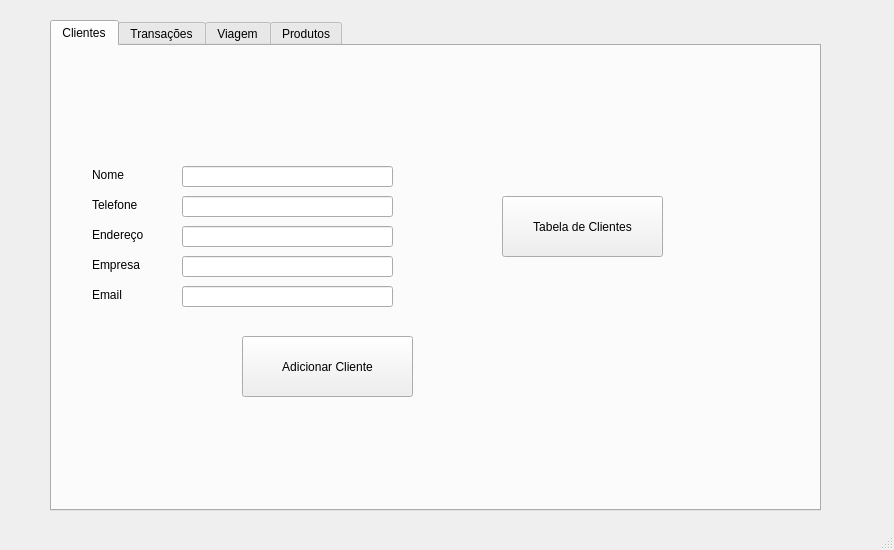
<?xml version="1.0" encoding="UTF-8"?>
<ui version="4.0">
 <class>MainWindow</class>
 <widget class="QMainWindow" name="MainWindow">
  <property name="geometry">
   <rect>
    <x>0</x>
    <y>0</y>
    <width>894</width>
    <height>550</height>
   </rect>
  </property>
  <property name="windowTitle">
   <string>MainWindow</string>
  </property>
  <widget class="QWidget" name="centralwidget">
   <widget class="QTabWidget" name="main_tabs">
    <property name="geometry">
     <rect>
      <x>50</x>
      <y>20</y>
      <width>771</width>
      <height>491</height>
     </rect>
    </property>
    <property name="currentIndex">
     <number>0</number>
    </property>
    <widget class="QWidget" name="tab_clients">
     <attribute name="title">
      <string>Clientes</string>
     </attribute>
     <widget class="QLineEdit" name="input_clients_name">
      <property name="geometry">
       <rect>
        <x>130</x>
        <y>120</y>
        <width>211</width>
        <height>21</height>
       </rect>
      </property>
     </widget>
     <widget class="QLabel" name="label_clients_name">
      <property name="geometry">
       <rect>
        <x>40</x>
        <y>120</y>
        <width>67</width>
        <height>17</height>
       </rect>
      </property>
      <property name="text">
       <string>Nome</string>
      </property>
     </widget>
     <widget class="QLabel" name="label_clients_phone">
      <property name="geometry">
       <rect>
        <x>40</x>
        <y>150</y>
        <width>67</width>
        <height>17</height>
       </rect>
      </property>
      <property name="text">
       <string>Telefone</string>
      </property>
     </widget>
     <widget class="QLabel" name="label_clients_address">
      <property name="geometry">
       <rect>
        <x>40</x>
        <y>180</y>
        <width>67</width>
        <height>17</height>
       </rect>
      </property>
      <property name="text">
       <string>Endereço</string>
      </property>
     </widget>
     <widget class="QLabel" name="label_clients_company">
      <property name="geometry">
       <rect>
        <x>40</x>
        <y>210</y>
        <width>67</width>
        <height>17</height>
       </rect>
      </property>
      <property name="text">
       <string>Empresa</string>
      </property>
     </widget>
     <widget class="QLineEdit" name="input_clients_phone">
      <property name="geometry">
       <rect>
        <x>130</x>
        <y>150</y>
        <width>211</width>
        <height>21</height>
       </rect>
      </property>
     </widget>
     <widget class="QLineEdit" name="input_clients_address">
      <property name="geometry">
       <rect>
        <x>130</x>
        <y>180</y>
        <width>211</width>
        <height>21</height>
       </rect>
      </property>
     </widget>
     <widget class="QLineEdit" name="input_clients_company">
      <property name="geometry">
       <rect>
        <x>130</x>
        <y>210</y>
        <width>211</width>
        <height>21</height>
       </rect>
      </property>
     </widget>
     <widget class="QLabel" name="label_clients_email">
      <property name="geometry">
       <rect>
        <x>40</x>
        <y>240</y>
        <width>67</width>
        <height>17</height>
       </rect>
      </property>
      <property name="text">
       <string>Email</string>
      </property>
     </widget>
     <widget class="QLineEdit" name="input_clients_email">
      <property name="geometry">
       <rect>
        <x>130</x>
        <y>240</y>
        <width>211</width>
        <height>21</height>
       </rect>
      </property>
     </widget>
     <widget class="QPushButton" name="button_clients_add">
      <property name="geometry">
       <rect>
        <x>190</x>
        <y>290</y>
        <width>171</width>
        <height>61</height>
       </rect>
      </property>
      <property name="text">
       <string>Adicionar Cliente</string>
      </property>
     </widget>
     <widget class="QPushButton" name="button_clients_table">
      <property name="geometry">
       <rect>
        <x>450</x>
        <y>150</y>
        <width>161</width>
        <height>61</height>
       </rect>
      </property>
      <property name="text">
       <string>Tabela de Clientes</string>
      </property>
     </widget>
    </widget>
    <widget class="QWidget" name="tab_transactions">
     <attribute name="title">
      <string>Transações</string>
     </attribute>
     <widget class="QComboBox" name="box_transac_client">
      <property name="geometry">
       <rect>
        <x>170</x>
        <y>60</y>
        <width>86</width>
        <height>25</height>
       </rect>
      </property>
     </widget>
     <widget class="QLabel" name="label_transac_client">
      <property name="geometry">
       <rect>
        <x>80</x>
        <y>60</y>
        <width>67</width>
        <height>17</height>
       </rect>
      </property>
      <property name="text">
       <string>Cliente</string>
      </property>
     </widget>
     <widget class="QLabel" name="label_transac_product">
      <property name="geometry">
       <rect>
        <x>70</x>
        <y>110</y>
        <width>67</width>
        <height>17</height>
       </rect>
      </property>
      <property name="text">
       <string>Produto</string>
      </property>
     </widget>
     <widget class="QComboBox" name="box_transac_product">
      <property name="geometry">
       <rect>
        <x>170</x>
        <y>110</y>
        <width>86</width>
        <height>25</height>
       </rect>
      </property>
     </widget>
     <widget class="QLineEdit" name="input_transac_purchase">
      <property name="geometry">
       <rect>
        <x>170</x>
        <y>160</y>
        <width>211</width>
        <height>21</height>
       </rect>
      </property>
     </widget>
     <widget class="QLineEdit" name="input_transac_sale">
      <property name="geometry">
       <rect>
        <x>170</x>
        <y>200</y>
        <width>211</width>
        <height>21</height>
       </rect>
      </property>
     </widget>
     <widget class="QLineEdit" name="input_transac_pay_day">
      <property name="geometry">
       <rect>
        <x>170</x>
        <y>240</y>
        <width>211</width>
        <height>21</height>
       </rect>
      </property>
     </widget>
     <widget class="QLineEdit" name="input_transac_quantity">
      <property name="geometry">
       <rect>
        <x>170</x>
        <y>280</y>
        <width>211</width>
        <height>21</height>
       </rect>
      </property>
     </widget>
     <widget class="QLabel" name="label_transac_purchase">
      <property name="geometry">
       <rect>
        <x>40</x>
        <y>160</y>
        <width>121</width>
        <height>17</height>
       </rect>
      </property>
      <property name="text">
       <string>Valor de Compra</string>
      </property>
     </widget>
     <widget class="QLabel" name="label_transac_sale">
      <property name="geometry">
       <rect>
        <x>40</x>
        <y>200</y>
        <width>111</width>
        <height>17</height>
       </rect>
      </property>
      <property name="text">
       <string>Valor de Venda</string>
      </property>
     </widget>
     <widget class="QLabel" name="label_transac_pay_day">
      <property name="geometry">
       <rect>
        <x>20</x>
        <y>240</y>
        <width>141</width>
        <height>17</height>
       </rect>
      </property>
      <property name="text">
       <string>Data de pagamento</string>
      </property>
     </widget>
     <widget class="QLabel" name="label_transac_quantity">
      <property name="geometry">
       <rect>
        <x>40</x>
        <y>280</y>
        <width>91</width>
        <height>17</height>
       </rect>
      </property>
      <property name="text">
       <string>Quantidade </string>
      </property>
     </widget>
     <widget class="QLabel" name="label_transac_payment">
      <property name="geometry">
       <rect>
        <x>10</x>
        <y>320</y>
        <width>151</width>
        <height>17</height>
       </rect>
      </property>
      <property name="text">
       <string>Forma de pagamento</string>
      </property>
     </widget>
     <widget class="QComboBox" name="box_transac_payment">
      <property name="geometry">
       <rect>
        <x>170</x>
        <y>320</y>
        <width>86</width>
        <height>25</height>
       </rect>
      </property>
      <item>
       <property name="text">
        <string/>
       </property>
      </item>
      <item>
       <property name="text">
        <string>Dinheiro</string>
       </property>
      </item>
      <item>
       <property name="text">
        <string>Cheque</string>
       </property>
      </item>
     </widget>
     <widget class="QPushButton" name="button_transac_add">
      <property name="geometry">
       <rect>
        <x>320</x>
        <y>350</y>
        <width>161</width>
        <height>51</height>
       </rect>
      </property>
      <property name="text">
       <string>Adicionar Transação</string>
      </property>
     </widget>
     <widget class="QLabel" name="label_transac_type">
      <property name="geometry">
       <rect>
        <x>280</x>
        <y>110</y>
        <width>67</width>
        <height>17</height>
       </rect>
      </property>
      <property name="text">
       <string>Tipo</string>
      </property>
     </widget>
     <widget class="QComboBox" name="box_transac_type">
      <property name="geometry">
       <rect>
        <x>320</x>
        <y>110</y>
        <width>86</width>
        <height>25</height>
       </rect>
      </property>
     </widget>
    </widget>
    <widget class="QWidget" name="tab_trips">
     <attribute name="title">
      <string>Viagem</string>
     </attribute>
     <widget class="QTabWidget" name="trips_tabs">
      <property name="geometry">
       <rect>
        <x>20</x>
        <y>10</y>
        <width>711</width>
        <height>411</height>
       </rect>
      </property>
      <property name="currentIndex">
       <number>0</number>
      </property>
      <widget class="QWidget" name="tr_general_vision_tab">
       <attribute name="title">
        <string>Visão da Viagem</string>
       </attribute>
       <widget class="QTableView" name="tr_table_general_view">
        <property name="geometry">
         <rect>
          <x>10</x>
          <y>20</y>
          <width>411</width>
          <height>192</height>
         </rect>
        </property>
       </widget>
       <widget class="QLabel" name="tr_label_general_cost">
        <property name="geometry">
         <rect>
          <x>20</x>
          <y>240</y>
          <width>91</width>
          <height>17</height>
         </rect>
        </property>
        <property name="text">
         <string>Custo Geral:</string>
        </property>
       </widget>
       <widget class="QPushButton" name="tr_start_trip_button">
        <property name="geometry">
         <rect>
          <x>470</x>
          <y>50</y>
          <width>191</width>
          <height>61</height>
         </rect>
        </property>
        <property name="font">
         <font>
          <pointsize>14</pointsize>
         </font>
        </property>
        <property name="text">
         <string>Começar Viagem</string>
        </property>
       </widget>
       <widget class="QPushButton" name="tr_finish_trip_button">
        <property name="geometry">
         <rect>
          <x>470</x>
          <y>240</y>
          <width>191</width>
          <height>61</height>
         </rect>
        </property>
        <property name="font">
         <font>
          <pointsize>14</pointsize>
         </font>
        </property>
        <property name="text">
         <string>Finalizar Viagem</string>
        </property>
       </widget>
      </widget>
      <widget class="QWidget" name="tr_sales_tab">
       <attribute name="title">
        <string>Vendas</string>
       </attribute>
       <widget class="QLabel" name="tr_label_sale_client">
        <property name="geometry">
         <rect>
          <x>30</x>
          <y>20</y>
          <width>67</width>
          <height>17</height>
         </rect>
        </property>
        <property name="text">
         <string>Cliente</string>
        </property>
       </widget>
       <widget class="QComboBox" name="tr_box_sale_client">
        <property name="geometry">
         <rect>
          <x>120</x>
          <y>20</y>
          <width>86</width>
          <height>25</height>
         </rect>
        </property>
       </widget>
       <widget class="QComboBox" name="tr_box_sale_product">
        <property name="geometry">
         <rect>
          <x>120</x>
          <y>70</y>
          <width>86</width>
          <height>25</height>
         </rect>
        </property>
       </widget>
       <widget class="QLabel" name="tr_label_sale_product">
        <property name="geometry">
         <rect>
          <x>20</x>
          <y>70</y>
          <width>67</width>
          <height>17</height>
         </rect>
        </property>
        <property name="text">
         <string>Produto</string>
        </property>
       </widget>
       <widget class="QComboBox" name="tr_box_sale_type">
        <property name="geometry">
         <rect>
          <x>280</x>
          <y>70</y>
          <width>86</width>
          <height>25</height>
         </rect>
        </property>
       </widget>
       <widget class="QLabel" name="tr_label_sale_type">
        <property name="geometry">
         <rect>
          <x>240</x>
          <y>70</y>
          <width>67</width>
          <height>17</height>
         </rect>
        </property>
        <property name="text">
         <string>Tipo</string>
        </property>
       </widget>
       <widget class="QLineEdit" name="tr_input_sale_purchase">
        <property name="geometry">
         <rect>
          <x>180</x>
          <y>120</y>
          <width>211</width>
          <height>21</height>
         </rect>
        </property>
       </widget>
       <widget class="QLabel" name="tr_label_sale_purchase">
        <property name="geometry">
         <rect>
          <x>10</x>
          <y>120</y>
          <width>121</width>
          <height>17</height>
         </rect>
        </property>
        <property name="text">
         <string>Valor de Compra</string>
        </property>
       </widget>
       <widget class="QLineEdit" name="tr_input_sale_value">
        <property name="geometry">
         <rect>
          <x>180</x>
          <y>160</y>
          <width>211</width>
          <height>21</height>
         </rect>
        </property>
       </widget>
       <widget class="QLabel" name="tr_label_sale_value">
        <property name="geometry">
         <rect>
          <x>10</x>
          <y>160</y>
          <width>111</width>
          <height>17</height>
         </rect>
        </property>
        <property name="text">
         <string>Valor de Venda</string>
        </property>
       </widget>
       <widget class="QLineEdit" name="tr_input_sale_pay_day">
        <property name="geometry">
         <rect>
          <x>180</x>
          <y>200</y>
          <width>211</width>
          <height>21</height>
         </rect>
        </property>
       </widget>
       <widget class="QLabel" name="tr_label_sale_pay_day">
        <property name="geometry">
         <rect>
          <x>10</x>
          <y>190</y>
          <width>141</width>
          <height>17</height>
         </rect>
        </property>
        <property name="text">
         <string>Data de pagamento</string>
        </property>
       </widget>
       <widget class="QLabel" name="tr_label_sale_quantity">
        <property name="geometry">
         <rect>
          <x>10</x>
          <y>230</y>
          <width>91</width>
          <height>17</height>
         </rect>
        </property>
        <property name="text">
         <string>Quantidade </string>
        </property>
       </widget>
       <widget class="QLineEdit" name="tr_input_sale_quantity">
        <property name="geometry">
         <rect>
          <x>180</x>
          <y>240</y>
          <width>211</width>
          <height>21</height>
         </rect>
        </property>
       </widget>
       <widget class="QComboBox" name="tr_box_sale_payment">
        <property name="geometry">
         <rect>
          <x>160</x>
          <y>290</y>
          <width>86</width>
          <height>25</height>
         </rect>
        </property>
        <item>
         <property name="text">
          <string/>
         </property>
        </item>
        <item>
         <property name="text">
          <string>Dinheiro</string>
         </property>
        </item>
        <item>
         <property name="text">
          <string>Cheque</string>
         </property>
        </item>
       </widget>
       <widget class="QLabel" name="tr_label_sale_payment">
        <property name="geometry">
         <rect>
          <x>0</x>
          <y>290</y>
          <width>151</width>
          <height>17</height>
         </rect>
        </property>
        <property name="text">
         <string>Forma de pagamento</string>
        </property>
       </widget>
       <widget class="QPushButton" name="tr_button_sale">
        <property name="geometry">
         <rect>
          <x>330</x>
          <y>290</y>
          <width>171</width>
          <height>51</height>
         </rect>
        </property>
        <property name="text">
         <string>Adicionar Venda</string>
        </property>
       </widget>
      </widget>
      <widget class="QWidget" name="tr_cost_tab">
       <attribute name="title">
        <string>Custo</string>
       </attribute>
       <widget class="QLabel" name="tr_label_cost_type">
        <property name="geometry">
         <rect>
          <x>40</x>
          <y>70</y>
          <width>41</width>
          <height>17</height>
         </rect>
        </property>
        <property name="text">
         <string>Tipo</string>
        </property>
       </widget>
       <widget class="QComboBox" name="tr_box_cost_type">
        <property name="geometry">
         <rect>
          <x>170</x>
          <y>70</y>
          <width>121</width>
          <height>25</height>
         </rect>
        </property>
        <item>
         <property name="text">
          <string>Alimentação</string>
         </property>
        </item>
        <item>
         <property name="text">
          <string>Combustível</string>
         </property>
        </item>
        <item>
         <property name="text">
          <string>Mecânico</string>
         </property>
        </item>
        <item>
         <property name="text">
          <string>Estadia</string>
         </property>
        </item>
        <item>
         <property name="text">
          <string>Outros</string>
         </property>
        </item>
       </widget>
       <widget class="QLineEdit" name="tr_input_cost_value">
        <property name="geometry">
         <rect>
          <x>170</x>
          <y>110</y>
          <width>211</width>
          <height>21</height>
         </rect>
        </property>
       </widget>
       <widget class="QLabel" name="tr_label_cost_value">
        <property name="geometry">
         <rect>
          <x>10</x>
          <y>110</y>
          <width>111</width>
          <height>17</height>
         </rect>
        </property>
        <property name="text">
         <string>Valor do Custo</string>
        </property>
       </widget>
       <widget class="QLabel" name="tr_label_cost_description">
        <property name="geometry">
         <rect>
          <x>10</x>
          <y>150</y>
          <width>141</width>
          <height>17</height>
         </rect>
        </property>
        <property name="text">
         <string>Descrição (Opcional)</string>
        </property>
       </widget>
       <widget class="QLineEdit" name="tr_input_cost_description">
        <property name="geometry">
         <rect>
          <x>170</x>
          <y>150</y>
          <width>211</width>
          <height>21</height>
         </rect>
        </property>
       </widget>
       <widget class="QPushButton" name="tr_add_cost">
        <property name="geometry">
         <rect>
          <x>180</x>
          <y>230</y>
          <width>171</width>
          <height>61</height>
         </rect>
        </property>
        <property name="text">
         <string>Adicionar Custo</string>
        </property>
       </widget>
      </widget>
     </widget>
    </widget>
    <widget class="QWidget" name="tab_products">
     <attribute name="title">
      <string>Produtos</string>
     </attribute>
     <widget class="QLabel" name="label_products_add">
      <property name="geometry">
       <rect>
        <x>80</x>
        <y>20</y>
        <width>211</width>
        <height>41</height>
       </rect>
      </property>
      <property name="font">
       <font>
        <pointsize>18</pointsize>
       </font>
      </property>
      <property name="text">
       <string>Adicionar Produto</string>
      </property>
     </widget>
     <widget class="QLabel" name="label_products_remove">
      <property name="geometry">
       <rect>
        <x>450</x>
        <y>20</y>
        <width>211</width>
        <height>41</height>
       </rect>
      </property>
      <property name="font">
       <font>
        <pointsize>18</pointsize>
       </font>
      </property>
      <property name="text">
       <string>Remover Produto</string>
      </property>
     </widget>
     <widget class="Line" name="line_vertical">
      <property name="geometry">
       <rect>
        <x>360</x>
        <y>60</y>
        <width>20</width>
        <height>331</height>
       </rect>
      </property>
      <property name="font">
       <font>
        <weight>50</weight>
        <bold>false</bold>
       </font>
      </property>
      <property name="orientation">
       <enum>Qt::Vertical</enum>
      </property>
     </widget>
     <widget class="QLabel" name="label_products_add_name">
      <property name="geometry">
       <rect>
        <x>10</x>
        <y>100</y>
        <width>51</width>
        <height>17</height>
       </rect>
      </property>
      <property name="text">
       <string>Nome</string>
      </property>
     </widget>
     <widget class="QLineEdit" name="input_products_add_name">
      <property name="geometry">
       <rect>
        <x>80</x>
        <y>100</y>
        <width>211</width>
        <height>21</height>
       </rect>
      </property>
     </widget>
     <widget class="QPushButton" name="button_products_add">
      <property name="geometry">
       <rect>
        <x>90</x>
        <y>160</y>
        <width>151</width>
        <height>41</height>
       </rect>
      </property>
      <property name="text">
       <string>Adicionar </string>
      </property>
     </widget>
     <widget class="QPushButton" name="button_products_remove">
      <property name="geometry">
       <rect>
        <x>490</x>
        <y>160</y>
        <width>151</width>
        <height>41</height>
       </rect>
      </property>
      <property name="text">
       <string>Remover</string>
      </property>
     </widget>
     <widget class="QLabel" name="label_products_remove_name">
      <property name="geometry">
       <rect>
        <x>400</x>
        <y>100</y>
        <width>51</width>
        <height>17</height>
       </rect>
      </property>
      <property name="text">
       <string>Nome</string>
      </property>
     </widget>
     <widget class="QLineEdit" name="input_products_remove_name">
      <property name="geometry">
       <rect>
        <x>460</x>
        <y>100</y>
        <width>211</width>
        <height>21</height>
       </rect>
      </property>
     </widget>
     <widget class="Line" name="line_horizontal">
      <property name="geometry">
       <rect>
        <x>70</x>
        <y>220</y>
        <width>591</width>
        <height>20</height>
       </rect>
      </property>
      <property name="orientation">
       <enum>Qt::Horizontal</enum>
      </property>
     </widget>
     <widget class="QLabel" name="label_products_add_type">
      <property name="geometry">
       <rect>
        <x>90</x>
        <y>250</y>
        <width>171</width>
        <height>41</height>
       </rect>
      </property>
      <property name="font">
       <font>
        <pointsize>18</pointsize>
       </font>
      </property>
      <property name="text">
       <string>Adicionar Tipo</string>
      </property>
     </widget>
     <widget class="QLabel" name="label_products_remove_type">
      <property name="geometry">
       <rect>
        <x>470</x>
        <y>250</y>
        <width>161</width>
        <height>41</height>
       </rect>
      </property>
      <property name="font">
       <font>
        <pointsize>18</pointsize>
       </font>
      </property>
      <property name="text">
       <string>Remover Tipo</string>
      </property>
     </widget>
     <widget class="QPushButton" name="button_products_add_type">
      <property name="geometry">
       <rect>
        <x>90</x>
        <y>370</y>
        <width>151</width>
        <height>41</height>
       </rect>
      </property>
      <property name="text">
       <string>Adicionar </string>
      </property>
     </widget>
     <widget class="QLineEdit" name="input_products_add_name_type">
      <property name="geometry">
       <rect>
        <x>80</x>
        <y>310</y>
        <width>211</width>
        <height>21</height>
       </rect>
      </property>
     </widget>
     <widget class="QLabel" name="label_products_add_name_type">
      <property name="geometry">
       <rect>
        <x>10</x>
        <y>310</y>
        <width>51</width>
        <height>17</height>
       </rect>
      </property>
      <property name="text">
       <string>Nome</string>
      </property>
     </widget>
     <widget class="QLabel" name="label_products_remove_name_type">
      <property name="geometry">
       <rect>
        <x>390</x>
        <y>300</y>
        <width>51</width>
        <height>17</height>
       </rect>
      </property>
      <property name="text">
       <string>Nome</string>
      </property>
     </widget>
     <widget class="QPushButton" name="button_products_remove_type">
      <property name="geometry">
       <rect>
        <x>480</x>
        <y>360</y>
        <width>151</width>
        <height>41</height>
       </rect>
      </property>
      <property name="text">
       <string>Remover</string>
      </property>
     </widget>
     <widget class="QLineEdit" name="input_products_remove_name_type">
      <property name="geometry">
       <rect>
        <x>450</x>
        <y>300</y>
        <width>211</width>
        <height>21</height>
       </rect>
      </property>
     </widget>
    </widget>
   </widget>
  </widget>
  <widget class="QStatusBar" name="statusbar"/>
 </widget>
 <tabstops>
  <tabstop>input_clients_name</tabstop>
  <tabstop>input_clients_phone</tabstop>
  <tabstop>input_clients_address</tabstop>
  <tabstop>input_clients_company</tabstop>
  <tabstop>input_clients_email</tabstop>
  <tabstop>button_clients_add</tabstop>
  <tabstop>input_products_add_name</tabstop>
  <tabstop>button_products_add</tabstop>
  <tabstop>box_transac_type</tabstop>
  <tabstop>main_tabs</tabstop>
  <tabstop>box_transac_client</tabstop>
  <tabstop>box_transac_product</tabstop>
  <tabstop>input_transac_purchase</tabstop>
  <tabstop>input_transac_sale</tabstop>
  <tabstop>input_transac_pay_day</tabstop>
  <tabstop>input_transac_quantity</tabstop>
  <tabstop>box_transac_payment</tabstop>
  <tabstop>button_transac_add</tabstop>
  <tabstop>button_products_remove</tabstop>
  <tabstop>input_products_remove_name</tabstop>
  <tabstop>trips_tabs</tabstop>
  <tabstop>tr_table_general_view</tabstop>
  <tabstop>tr_box_sale_client</tabstop>
  <tabstop>tr_box_sale_product</tabstop>
  <tabstop>tr_box_sale_type</tabstop>
  <tabstop>tr_input_sale_purchase</tabstop>
  <tabstop>tr_input_sale_value</tabstop>
  <tabstop>tr_input_sale_pay_day</tabstop>
  <tabstop>tr_input_sale_quantity</tabstop>
  <tabstop>tr_box_sale_payment</tabstop>
  <tabstop>tr_box_cost_type</tabstop>
  <tabstop>tr_input_cost_value</tabstop>
  <tabstop>tr_input_cost_description</tabstop>
  <tabstop>tr_start_trip_button</tabstop>
  <tabstop>tr_finish_trip_button</tabstop>
 </tabstops>
 <resources/>
 <connections/>
</ui>
